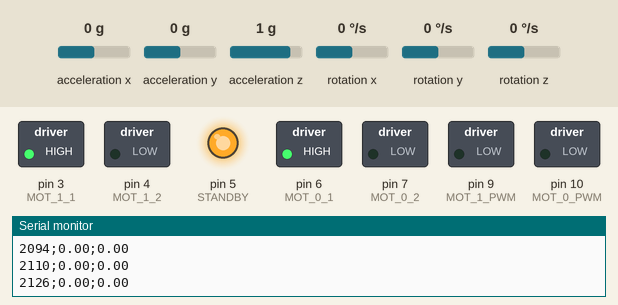
Simulated run of this sketch. Board: Arduino Uno, built with avr-gcc and run on an emulated ATmega328P. Shown: switched loads named in the sketch (green lamp = pin HIGH), output pins drawn as LEDs (lit = HIGH), the last lines printed to the serial monitor. Wiring (inferred from the names in the program): MPU-6050 motion sensor at I2C address 0x68. The test bench sets the inputs (shaded band); at power-on: acceleration y 0 g, rotation x 0 °/s, acceleration z 1 g, acceleration x 0 g, rotation y 0 °/s, rotation z 0 °/s.

Above: at 2.2 s.
2.3 s: acceleration y set to -0.8 g
At 3.7 s:
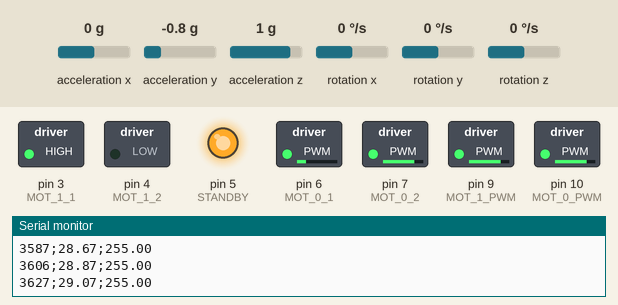
5.3 s: rotation x set to 27 °/s
8.3 s: rotation x set to 35 °/s
11.3 s: acceleration z set to 1.4 g
At 12.72 s:
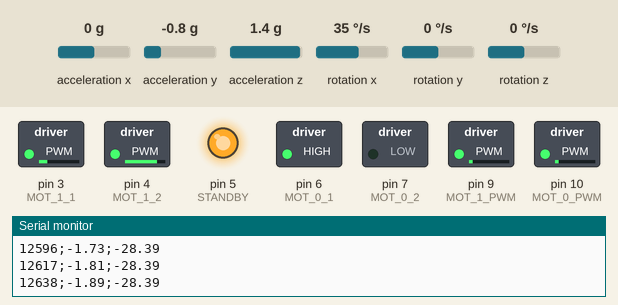
At 14.22 s:
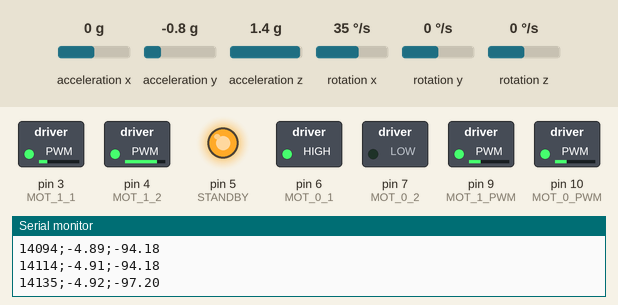
14.3 s: rotation x set to 192 °/s
At 15.1 s:
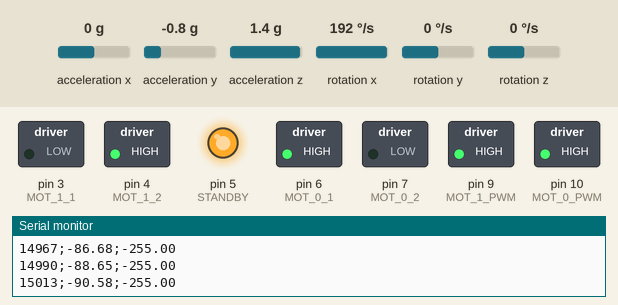
17.3 s: rotation x set to 16 °/s
20.3 s: rotation x set to 14 °/s
Timing chart, 0 to 24.3 s (numbered marks = the images above; inputs shaded):
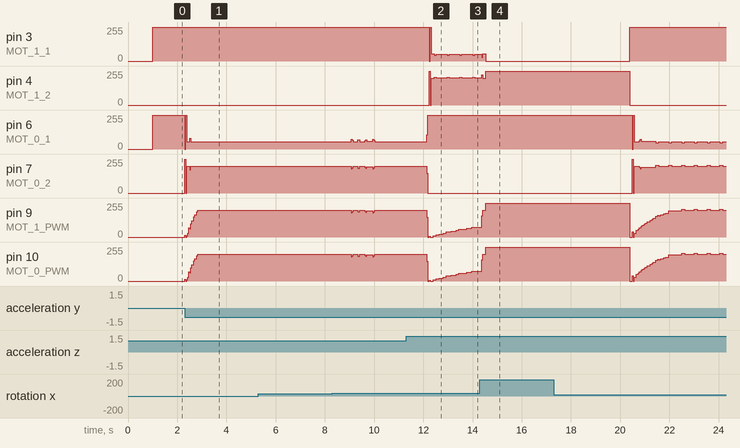

Measured:
- after the input at 2.3 s, pin 6 (MOT_0_1): 255/255 → 55/255 at once, → 56/255 0.20 s later; pin 7 (MOT_0_2): 0/255 → 200/255 at once, → 199/255 0.20 s later
- after the input at 11.3 s, pin 6 (MOT_0_1): 55/255 → 255/255 after 0.85 s; pin 7 (MOT_0_2): 200/255 → 0/255 after 0.85 s

The sketch:

selfBalance.ino
```cpp
/* Imports libraries needed */
#include<Wire.h>
#include "PID.h"
#include <MPU6050_6Axis_MotionApps20.h>
#include <I2Cdev.h>

MPU6050 mpu;

/* Defines pins for motors */
const int MOT_0_1 = 6;
const int MOT_0_2 = 7;
const int MOT_0_PWM = 10;

const int MOT_1_1 = 3;
const int MOT_1_2 = 4;
const int MOT_1_PWM = 9;

const int STANDBY = 5;

/*Sets an initial value for motor speed */
int motSpeed = 0;

/* Variables neeeded for IMU */
const int MPU=0x68;
int16_t ax, ay, az, gx, gy, gz;

/* Bias variables */
float accBiasX, accBiasY, accBiasZ;
float gyroBiasX, gyroBiasY, gyroBiasZ;

/* Variables to store MPU data */
float accAngleX, accAngleY;
double accPitch, accRoll;

float gyroRateX, gyroRateY, gyroRateZ;
float gyroBias_oldX, gyroBias_oldY, gyroBias_oldZ;
float gyroPitch = 180;
float gyroRoll = -180;
float gyroYaw = 0;

/* Variables needed for PID controller */
double convertVal = 0.001;
double Input, Output, Setpoint;
double Kp=16, Ki=3, Kd=.2;
// 16, 0, 0

/* Initializes PID function with above variables */
PID myPID(&Input, &Output, &Setpoint, Kp, Ki, Kd, DIRECT);

/* Variables to help with PID function */
bool flip = 0;
bool store = 0;
bool flipdirection = 0;

/* timer */
uint32_t timer;

/* Complimentary filter variable */
double filtered = 0;

/* Initial setup */
void setup()
{
    /* Initializes IMU */
    Wire.begin();
    Wire.beginTransmission(MPU);
    Wire.write(0x6B);
    Wire.write(0);
    Wire.endTransmission(true);

    /* For serial communication with computer */
    Serial.begin(9600);

    /* Defines pins for motors */
    pinMode(MOT_0_1, OUTPUT);
    pinMode(MOT_0_2, OUTPUT);
    pinMode(MOT_0_PWM, OUTPUT);

    pinMode(MOT_1_1, OUTPUT);
    pinMode(MOT_1_2, OUTPUT);
    pinMode(MOT_1_PWM, OUTPUT);

    pinMode(STANDBY, OUTPUT);
    digitalWrite(STANDBY, HIGH);

    /* State that PID controller is trying to reach (angle of zero) */
    Setpoint = 0;

    /* Sets PID controller to automatic (computes each time) */
    myPID.SetMode(AUTOMATIC);

    /* Calibration values obtained from testing */
    mpu.setXAccelOffset(-2072);
    mpu.setYAccelOffset(-1287);
    mpu.setZAccelOffset(965);
    mpu.setXGyroOffset(-60);
    mpu.setYGyroOffset(-501);
    mpu.setZGyroOffset(-537);

    gyroBiasX = 0;
    gyroBiasY = 0;
    gyroBiasZ = 1;

    accBiasX = 6;
    accBiasY = 21;
    accBiasZ = 16381;

    /* Pulls MPU data */
    mpu.getMotion6(&ax, &ay, &az, &gx, &gy, &gz);

    /* Calculates initial values for Complimemtary filter */
    accPitch = (atan2(-ax, -az) + PI) * RAD_TO_DEG;
    accRoll = (atan2(ay, -az) + PI) * RAD_TO_DEG;

    if (accPitch <= 360 & accPitch >= 180) {
      accPitch = accPitch - 360;
    }

    if (accRoll <= 360 & accRoll >= 180) {
      accRoll = accRoll - 360;
    }

    gyroPitch = accPitch;
    gyroRoll = accRoll;

    timer = micros();
    delay(1000);
}

void loop()
{
    /* Library utilized to read MPU data */
    mpu.getMotion6(&ax, &ay, &az, &gx, &gy, &gz);

    /***********************
     * Complimentary filter
     ***********************/
    filtered = complimentaryFilter(ay, az, gx);

    /* Measures which way robot is leaning */
    if (filtered > 0)
    {
      flipdirection = 0;
    }
    else
    {
      flipdirection = 1;
    }

    /* If direction of robot leaning changes, reset the integrator */
    if (flipdirection != store)
    {
      store = flipdirection;
      flip = 1;
    }
    else
    {
      flip = 0;
    }

    /* Changes error to a value PID controller can work with */
    Input = -abs(filtered);

    /*****************
     * PID Controller
     *****************/
    myPID.Compute(flip);

    /* Determines direction of motors and inputs to motor function */
    if (filtered > 0)
    {
      driveControl(1, Output);
      Serial.print(millis());
      Serial.print(';');
      Serial.print(filtered);
      Serial.print(';');
      Serial.println(Output);
      delay(.05);
      driveControl(0, Output);
    }
    else
    {
      driveControl(1, -Output);
      Serial.print(millis());
      Serial.print(';');
      Serial.print(filtered);
      Serial.print(';');
      Serial.println(-Output);
      delay(.05);
      driveControl(0, Output);
    }

    //driveControl(1,Output);
    //Serial.println(Output);


} // end of loop

/* driveControl(...) **************************************************************
 *     This function is to control the motors in coordination. It is expandable to
 *     work with more than 2 motors and as many different combination of directions
 *     as desired. In this case, it only needs to flip the motor directions relative
 *     to whcih direction the balanicng robot is leaning.
 **********************************************************************************/
void driveControl(int mode, int motSpeed)
{
  /* Motors stopped */
  if (mode == 0)
  {
    motorControl(0,0);
    motorControl(1,0);
  }
  /* Motors driving */
  else if (mode == 1) //move
  {
    motorControl(0,-motSpeed);
    motorControl(1,motSpeed);
  }
}

/* motorControl(...) **************************************************************
 *     This function is called per motor and individually controls each motor's
 *     speed. This function can also be easily expanded to control more motors
 *     in conjunction with driveControl(...)
 **********************************************************************************/
void motorControl(int motnum, int input)
{
    /* Left motor control */
    if (motnum == 0)
    {
      analogWrite(MOT_0_PWM, abs(input));
      if (input >= 0)
      {
        digitalWrite(MOT_0_1, HIGH);
        digitalWrite(MOT_0_2, LOW);
      }
      else
      {
        digitalWrite(MOT_0_1, LOW);
        digitalWrite(MOT_0_2, HIGH);
      }
    }
    /* Right motor control */
    else if (motnum == 1)
    {
      analogWrite(MOT_1_PWM, abs(input));
      if (input >= 0)
      {
        digitalWrite(MOT_1_1, HIGH);
        digitalWrite(MOT_1_2, LOW);
      }
      else
      {
        digitalWrite(MOT_1_1, LOW);
        digitalWrite(MOT_1_2, HIGH);
      }
    }
    else
    {
      //nothing
    }
}

/* complimentaryFilter(...) *******************************************************
 *     This is a complimentary filter, a computationally inexpensive sensor fusion
 *     technique that consists of a low-pass and a high-pass filter. In this use,
 *     it allows the MPU data to be filtered and avoid noise and overcorrection
 *     by th PID controller.
 **********************************************************************************/
double complimentaryFilter(int16_t ay, int16_t az, int16_t gx){
    accRoll = (atan2(ay/182.0, -az/182.0) + PI) * RAD_TO_DEG;

    if (accRoll <= 360 & accRoll >= 180) {
      accRoll = accRoll - 360;
    }

    gyroRateX = -((int)gx - gyroBiasX) / 131;

    double gyroVal = gyroRateX * ((double)(micros() - timer) / 1000000);

    timer = micros();

    /* Complementary filter value */
    return 0.98 * (filtered + gyroVal) + 0.02 * (accRoll);
}
```

PID.cpp
```cpp
// (licence header left out)
#if ARDUINO >= 100
  #include "Arduino.h"
#else
  #include "WProgram.h"
#endif

#include "PID.h"

/*Constructor (...)*********************************************************
 *    The parameters specified here are those for for which we can't set up
 *    reliable defaults, so we need to have the user set them.
 ***************************************************************************/
PID::PID(double* Input, double* Output, double* Setpoint,
        double Kp, double Ki, double Kd, int POn, int ControllerDirection)
{
    myOutput = Output;
    myInput = Input;
    mySetpoint = Setpoint;
    inAuto = false;

    PID::SetOutputLimits(0, 255);        //default output limit corresponds to
                        //the arduino pwm limits

    SampleTime = 100;             //default Controller Sample Time is 0.1 seconds

    PID::SetControllerDirection(ControllerDirection);
    PID::SetTunings(Kp, Ki, Kd, POn);

    lastTime = millis()-SampleTime;
}

/*Constructor (...)*********************************************************
 *    To allow backwards compatability for v1.1, or for people that just want
 *    to use Proportional on Error without explicitly saying so
 ***************************************************************************/

PID::PID(double* Input, double* Output, double* Setpoint,
        double Kp, double Ki, double Kd, int ControllerDirection)
    :PID::PID(Input, Output, Setpoint, Kp, Ki, Kd, P_ON_E, ControllerDirection)
{

}


/* Compute() **********************************************************************
 *     This, as they say, is where the magic happens.  this function should be called
 *   every time "void loop()" executes.  the function will decide for itself whether a new
 *   pid Output needs to be computed.  returns true when the output is computed,
 *   false when nothing has been done.
 **********************************************************************************/
bool PID::Compute(bool flip)
{
    if (flip == 1)
    {
      outputSum = 0;
    }

   if(!inAuto) return false;
   unsigned long now = millis();
   unsigned long timeChange = (now - lastTime);
   if(timeChange>=SampleTime)
   {
      /*Compute all the working error variables*/
      double input = *myInput;
      double error = *mySetpoint - input;
      double dInput = (input - lastInput);
      outputSum+= (ki * error);

      /*Add Proportional on Measurement, if P_ON_M is specified*/
      if(!pOnE) outputSum-= kp * dInput;

      if(outputSum > outMax) outputSum= outMax;
      else if(outputSum < outMin) outputSum= outMin;

      /*Add Proportional on Error, if P_ON_E is specified*/
     double output;
      if(pOnE) output = kp * error;
      else output = 0;

      /*Compute Rest of PID Output*/
      output += outputSum - kd * dInput;

      if(output > outMax) output = outMax;
      else if(output < outMin) output = outMin;
      *myOutput = output;

      /*Remember some variables for next time*/
      lastInput = input;
      lastTime = now;
      return true;
   }
   else return false;
}

/* SetTunings(...)*************************************************************
 * This function allows the controller's dynamic performance to be adjusted.
 * it's called automatically from the constructor, but tunings can also
 * be adjusted on the fly during normal operation
 ******************************************************************************/
void PID::SetTunings(double Kp, double Ki, double Kd, int POn)
{
   if (Kp<0 || Ki<0 || Kd<0) return;

   pOn = POn;
   pOnE = POn == P_ON_E;

   dispKp = Kp; dispKi = Ki; dispKd = Kd;

   double SampleTimeInSec = ((double)SampleTime)/1000;
   kp = Kp;
   ki = Ki * SampleTimeInSec;
   kd = Kd / SampleTimeInSec;

  if(controllerDirection ==REVERSE)
   {
      kp = (0 - kp);
      ki = (0 - ki);
      kd = (0 - kd);
   }
}

/* SetTunings(...)*************************************************************
 * Set Tunings using the last-rembered POn setting
 ******************************************************************************/
void PID::SetTunings(double Kp, double Ki, double Kd){
    SetTunings(Kp, Ki, Kd, pOn);
}

/* SetSampleTime(...) *********************************************************
 * sets the period, in Milliseconds, at which the calculation is performed
 ******************************************************************************/
void PID::SetSampleTime(int NewSampleTime)
{
   if (NewSampleTime > 0)
   {
      double ratio  = (double)NewSampleTime
                      / (double)SampleTime;
      ki *= ratio;
      kd /= ratio;
      SampleTime = (unsigned long)NewSampleTime;
   }
}

/* SetOutputLimits(...)****************************************************
 *     This function will be used far more often than SetInputLimits.  while
 *  the input to the controller will generally be in the 0-1023 range (which is
 *  the default already,)  the output will be a little different.  maybe they'll
 *  be doing a time window and will need 0-8000 or something.  or maybe they'll
 *  want to clamp it from 0-125.  who knows.  at any rate, that can all be done
 *  here.
 **************************************************************************/
void PID::SetOutputLimits(double Min, double Max)
{
   if(Min >= Max) return;
   outMin = Min;
   outMax = Max;

   if(inAuto)
   {
     if(*myOutput > outMax) *myOutput = outMax;
     else if(*myOutput < outMin) *myOutput = outMin;

     if(outputSum > outMax) outputSum= outMax;
     else if(outputSum < outMin) outputSum= outMin;
   }
}

/* SetMode(...)****************************************************************
 * Allows the controller Mode to be set to manual (0) or Automatic (non-zero)
 * when the transition from manual to auto occurs, the controller is
 * automatically initialized
 ******************************************************************************/
void PID::SetMode(int Mode)
{
    bool newAuto = (Mode == AUTOMATIC);
    if(newAuto && !inAuto)
    {  /*we just went from manual to auto*/
        PID::Initialize();
    }
    inAuto = newAuto;
}

/* Initialize()****************************************************************
 *  does all the things that need to happen to ensure a bumpless transfer
 *  from manual to automatic mode.
 ******************************************************************************/
void PID::Initialize()
{
   outputSum = *myOutput;
   lastInput = *myInput;
   if(outputSum > outMax) outputSum = outMax;
   else if(outputSum < outMin) outputSum = outMin;
}

/* SetControllerDirection(...)*************************************************
 * The PID will either be connected to a DIRECT acting process (+Output leads
 * to +Input) or a REVERSE acting process(+Output leads to -Input.)  we need to
 * know which one, because otherwise we may increase the output when we should
 * be decreasing.  This is called from the constructor.
 ******************************************************************************/
void PID::SetControllerDirection(int Direction)
{
   if(inAuto && Direction !=controllerDirection)
   {
      kp = (0 - kp);
      ki = (0 - ki);
      kd = (0 - kd);
   }
   controllerDirection = Direction;
}

/* Status Funcions*************************************************************
 * Just because you set the Kp=-1 doesn't mean it actually happened.  these
 * functions query the internal state of the PID.  they're here for display
 * purposes.  this are the functions the PID Front-end uses for example
 ******************************************************************************/
double PID::GetKp(){ return  dispKp; }
double PID::GetKi(){ return  dispKi;}
double PID::GetKd(){ return  dispKd;}
int PID::GetMode(){ return  inAuto ? AUTOMATIC : MANUAL;}
int PID::GetDirection(){ return controllerDirection;}
```

Source omitted: PID.h (4288 bytes)
